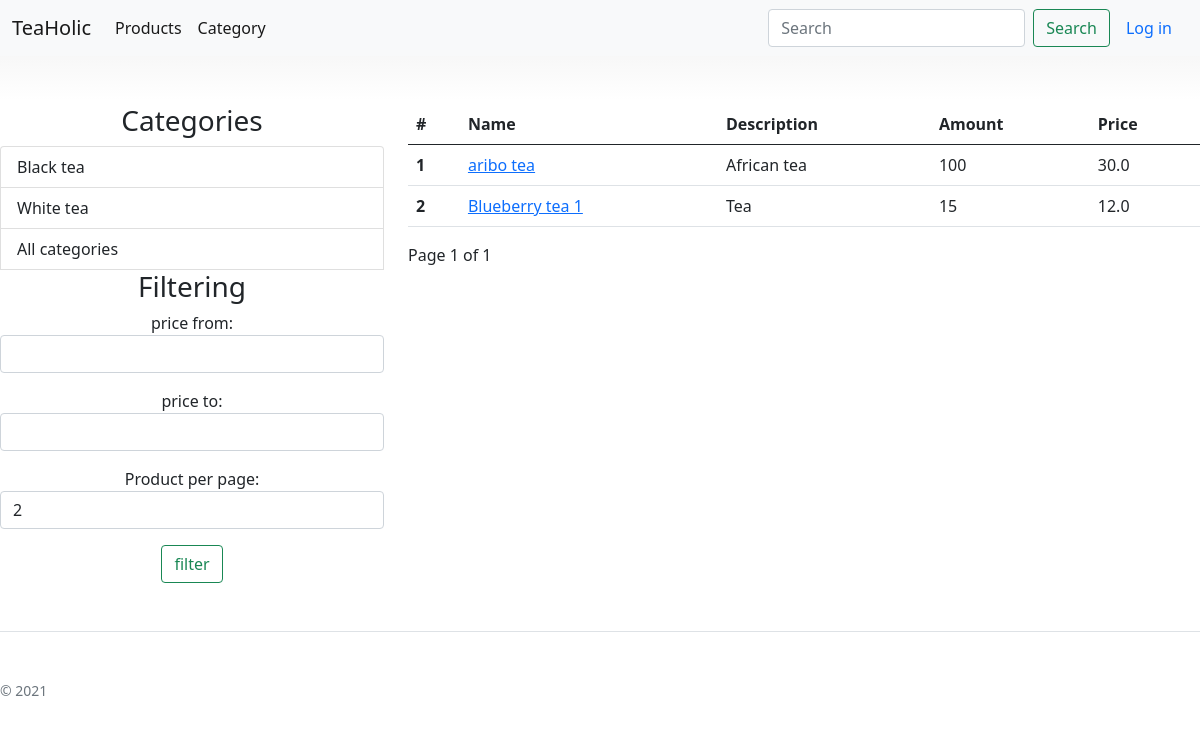
The app's page /?page=2&, older data.
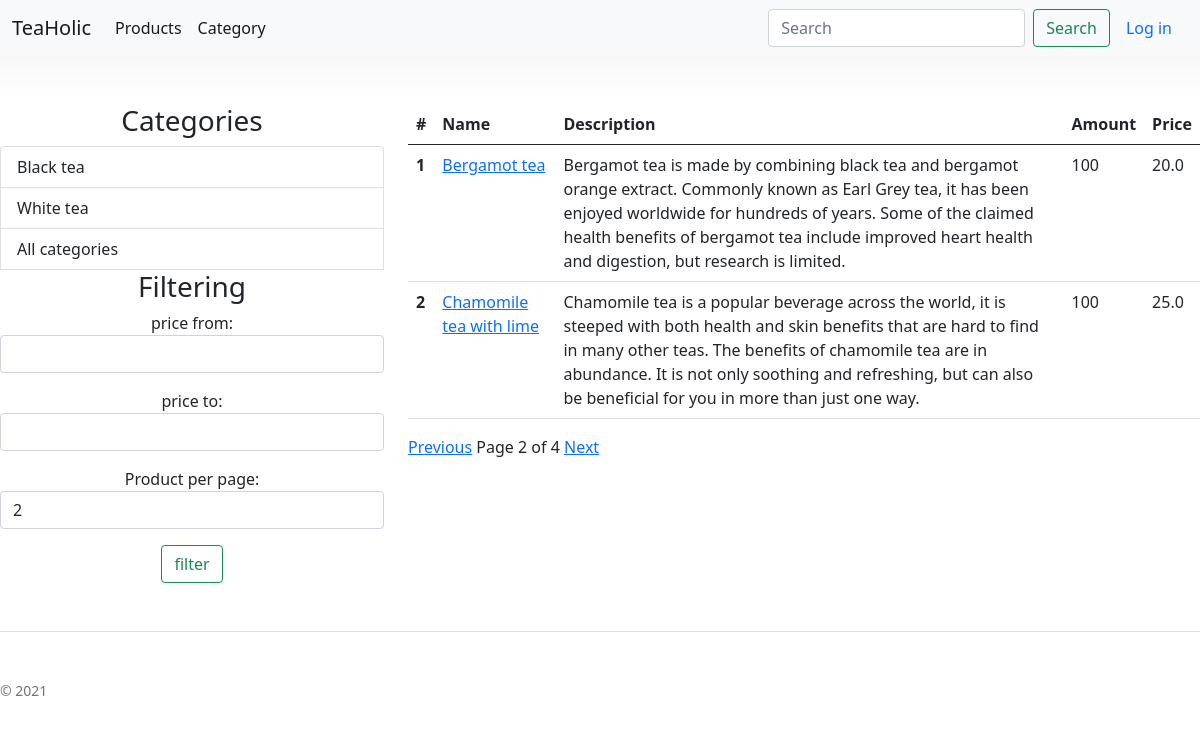
The same page, newer data.
### bboard/models.py (models this page shows, shortened)
class Category(models.Model):
    name = models.CharField(max_length=50)

class Product(models.Model):
    name = models.CharField(max_length=255)
    description = models.TextField(max_length=500)
    amount = models.IntegerField()
    price = models.FloatField()
    thumbnail = models.ImageField()
    id_category = models.ForeignKey(Category, on_delete=models.CASCADE)
    id_product_type = models.ForeignKey(ProductType, on_delete=models.CASCADE)
    id_author = models.ForeignKey(Author, on_delete=models.CASCADE)

### bboard/views.py (the view)
# urls.py: path('', views.bboard, name = 'index'),
def bboard(request, **kwargs):
    user = get_userprofile(request)
    products = Product.objects.all()
    categories = Category.objects.all()[:2]
    weather = get_weather(user)
    form = ProductFilterForm(request.GET)
    product_per_page = 2
    if form.is_valid():
        if form.cleaned_data['min_price']:
           products = products.filter(price__gte= form.cleaned_data['min_price'])
        if form.cleaned_data['max_price']:
           products = products.filter(price__lte= form.cleaned_data['max_price'])
        if form.cleaned_data['product_per_page']:
           product_per_page = form.cleaned_data['product_per_page']
    page_number = request.GET.get('page', 1)
    paginator = Paginator(products, product_per_page)
    page = paginator.get_page(page_number)
    d = request.GET.copy()
    for k, v in kwargs.items():
        d[k] = v
    for k in [k for k, v in d.items() if not v]:
        del d[k]
    try:
        d.pop('page')
    except:
        pass
    t = d.urlencode()
    return render(request,'bboard/basis/index.html', {'user':user, 'products':page, 'page': page, 'categories':categories, 'weather': weather, 'form': form, 'param_page': t})

### bboard/forms.py
class ProductFilterForm(forms.Form):
    min_price = forms.IntegerField(label='price from:', required=False,widget=forms.NumberInput(attrs={'class': 'form-control'}))
    max_price = forms.IntegerField(label='price to:', required=False, widget=forms.NumberInput(attrs={'class': 'form-control'}))
    CHOICES = (('2', '2'),('3', '3'), ('4', '4'))
    product_per_page = forms.ChoiceField(choices = CHOICES,label= 'Product per page', required=False, widget=forms.Select(attrs={'class': 'form-control'}))

### bboard/services/services.py (called while the page is built)
def get_userprofile(request):
    if request.user.is_authenticated:
        user = request.user
        user_profile = UserProfile.objects.get(user=user)
        return user_profile
    else:
        return None

### bboard/services/weather.py (called while the page is built)
def get_weather(user):
    try:
        res = requests.get('http://api.openweathermap.org/data/2.5/weather?q='+user.city +'&units=metric&appid=' +WEATHER_API_KEY)
        res = res.json()
        print('')
        weather = res['weather'][0]['main']
        temp = res['main']['temp']
        return weather +', ' +str(temp)+' degrees'
    except:
        return None

### bboard/templates/bboard/basis/index.html (shortened to what this page needs)
{% extends "bboard/basis/base.html" %}
{% block content %}
<div class="row mt-5">
    <div class="col-sm-4"><h3 align="center">Categories</h3> <div class="list-group">
        {% for category in categories  %}
        <a href="{% url 'product_from_category' id=category.id %}" class="list-group-item list-group-item-action">{{ category.name}}</a>
        {% endfor %}
        <a href="{% url 'category' %}" class="list-group-item list-group-item-action">All categories</a>
        <h3 align="center">Filtering</h3>
        <form action="" method="get" align="center">
            {{form.as_p}}
            <input type="submit" value="filter" class="btn btn-outline-success">
        </form>
    </div></div>
    <div class="col-sm-8">{% if products|length %}
        <div class = "indexTable" >
            <table class="table">
                <thead>
                <tr>
                    <th scope="col">#</th>
                    <th scope="col">Name</th>
                    <th scope="col">Description</th>
                    <th scope="col">Amount</th>
                    <th scope="col">Price</th>
                </tr>
                </thead>
                {% for product in products  %}
                <tr>
                    <th scope="row">{{ forloop.counter }}</th>
                    <td > <a href="{% url 'product_detail' id=product.id %}" >{{ product.name}}</a></td>
                    <td >{{ product.description}}</td>
                    <td >{{ product.amount}}</td>
                    <td >{{ product.price}}</td>
                </tr>
                {% endfor %}
            </table>
            {% else  %}
            <p>No products found in the category. </p>
            {% endif %}
        </div>
        <div class="pagination">
 <span class="step-links">
  {% if page.has_previous %}
      <a href="?page={{ page.previous_page_number }}&{{param_page}}">Previous</a>
  {% endif %}
    <span class="current">
  Page {{ page.number }} of {{ page.paginator.num_pages }}
    </span>
  {% if page.has_next %}
        <a href="?page={{ page.next_page_number }}&{{param_page}}">Next</a>
  {% endif %}
  </span>
        </div>
    </div>
</div>
{% endblock %}

Row changes from the older to the newer data that the page shows:
no longer on this page (row edited): Product: name "aribo tea", description "African tea", amount "100", price "30.0"
no longer on this page (row edited): Product: name "Blueberry tea 1", description "Tea", amount "15", price "12.0"
added Product: name "Bergamot tea", description "Bergamot tea is made by combining black tea and bergamot orange extract. Commonly known as Earl Grey tea, it has been enjoyed worldwide for hundreds of years. Some of the claimed health benefits of bergamot tea include improved heart health and digestion, but research is limited.", amount "100", price "20.0"
added Product: name "Chamomile tea with lime", description "Chamomile tea is a popular beverage across the world, it is steeped with both health and skin benefits that are hard to find in many other teas. The benefits of chamomile tea are in abundance. It is not only soothing and refreshing, but can also be beneficial for you in more than just one way.", amount "100", price "25.0"
Text that changed along with them:
{{ page.number }}: "1" → "2"
{{ page.paginator.num_pages }}: "1" → "4"
text now shown: "Previous Next"
